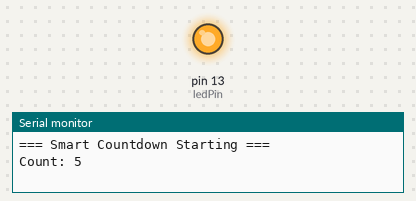
Recording of a sketch running on a simulated Arduino Uno, built with avr-gcc and run on an emulated ATmega328P. Parts: output pins drawn as LEDs (lit = HIGH), the last lines printed to the serial monitor.

Above: at 0.1 s.
At 9.9 s:
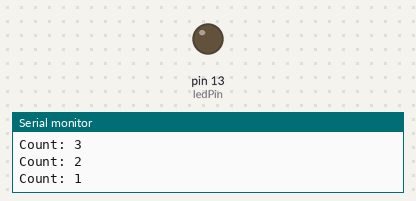
Timing chart, 0 to 11.4 s (numbered marks = the images above):
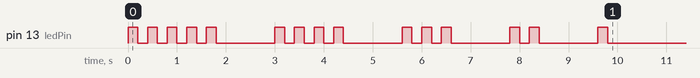

The sketch:

_Assignment1one._.ino
```cpp
int startValue = 5;
int ledPin = 13;


void flashLED(int times) {
    int flashes = times;
    while (flashes > 0) {
        digitalWrite(ledPin, HIGH);
        delay(200);
        digitalWrite(ledPin, LOW);
        delay(200);
        flashes = flashes - 1;
    }
}

void setup() {
    pinMode(ledPin, OUTPUT);
    Serial.begin(9600);

    Serial.println("=== Smart Countdown Starting ===");

    int count = startValue;
    while (count >= 1) {
        Serial.print("Count: ");
        Serial.println(count);

        flashLED(count);
        delay(1000);
        count = count - 1;
    }

    Serial.println("=== Countdown Complete ===");
}

void loop() {

}
```
